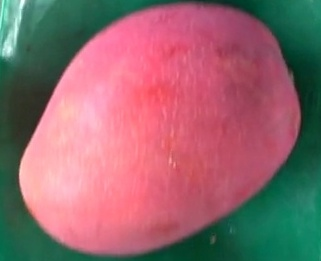
#> input picture data/test/00002.jpg, 321 x 261 px, found by its file name; its folder holds 4 pictures in this run
$ jupyter execute --allow-errors Image_blurring.ipynb
#> lines starting #> are read from the running program, lines starting #| are printed output that depends on the picture
### check path,picture

[cell 1]
import cv2
import numpy as np

img = cv2.imread("D:/blur_DEV_A/00073.jpg")

cv2.imshow("image", img)  # 顯示圖片,opencv預設讀取圖片的資料為: (高，寬，通道(B，G，R))。
cv2.waitKey(0)

## gaussian blur(kernel:17,19,21)

[cell 2]
import numpy as np
import cv2
import os
import random


# 修改路徑
directory_name="D:\OCR\id\test1"
new_directory_name='D:/gaussinblur_trainA'

# 調參區
sigma = 15              #0,1.5,3,4.5.....

a=0
b=0
c=0
count=0
#> (the rest of this cell did not finish here and is left out)

### motion blur (amplitude:30-35,4 directions,all in random)

[cell 3]
import numpy as np
import cv2
import os
import random


#change path
directory_name="D:/test"
new_directory_name='D:/test2'

count=0
c1=0
c2=0
c3=0
c4=0

# this loop is for read each image in this foder,directory_name is the foder name with images.
for filename in os.listdir(directory_name):

    count=count+1

    #change amplitude range
    k=random.randint(10,20)


    #print(filename) #just for test
    #img is used to store the image data
    img = cv2.imread(directory_name + "/" + filename)
#> img is the input picture: shape (261, 321, 3); mean B, G, R 109.2, 103.7, 147.8

    # Specify the kernel size.
    # The greater the size, the more the motion.
    kernel_size = k

    version=random.randint(1,4)  # 1:horizonal, 2:vertical, 3:diagonal_right, 4:diagonal_left

    if version==1:

        c1=c1+1

        # Create the horizontal kernel.
        kernel_h = np.zeros((kernel_size, kernel_size))
        # Fill the middle row with ones.
        kernel_h[int((kernel_size - 1)/2), :] = np.ones(kernel_size)
        # Normalize.
        kernel_h /= kernel_size
        # Apply the horizontal kernel.
        horizonal_mb = cv2.filter2D(img, -1, kernel_h)
        # Save the outputs.
        cv2.imwrite(new_directory_name + "/" + filename, horizonal_mb)

    if version==2:

        c2=c2+1

        # Create the vertical kernel.
        kernel_v = np.zeros((kernel_size, kernel_size))
        kernel_v[:, int((kernel_size - 1)/2)] = np.ones(kernel_size)
        kernel_v /= kernel_size
        vertical_mb = cv2.filter2D(img, -1, kernel_v)
        cv2.imwrite(new_directory_name + "/" + filename, vertical_mb)

    if version==3:

        c3=c3+1

        # Create the diagonal_right kernel.
        kernel_dr=np.zeros((kernel_size, kernel_size))
        i=kernel_size-1
        c=0
        while i >=0:
            kernel_dr[i,c]=1
            i=i-1
            c=c+1
        kernel_dr /= kernel_size
        diagonal_right_mb = cv2.filter2D(img, -1, kernel_dr)
        cv2.imwrite(new_directory_name + "/" + filename, diagonal_right_mb)

    if version==4:

        c4=c4+1

        # Create the diagonal_left kernel.
        kernel_dl=np.zeros((kernel_size, kernel_size))
        i=kernel_size-1
        while i >=0:
            kernel_dl[i,i]=1
            i=i-1
        kernel_dl /= kernel_size
        diagonal_left_mb = cv2.filter2D(img, -1, kernel_dl)
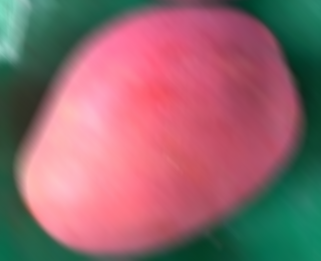
#> diagonal_left_mb: shape (261, 321, 3); mean B, G, R 109.3, 103.7, 148
#> pass 3 of the loop `for filename in os.listdir(directory_name):`:
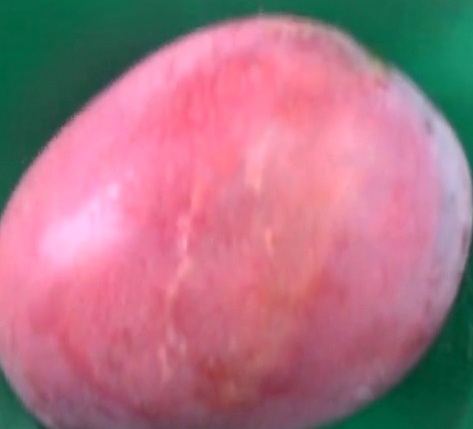
#> input picture data/test/00019.jpg, 473 x 429 px, found by its file name
#> img is the input picture: shape (429, 473, 3); mean B, G, R 132.4, 117.1, 170.9
#> `diagonal_left_mb = cv2.filter2D(img, -1, kernel_dl)`:
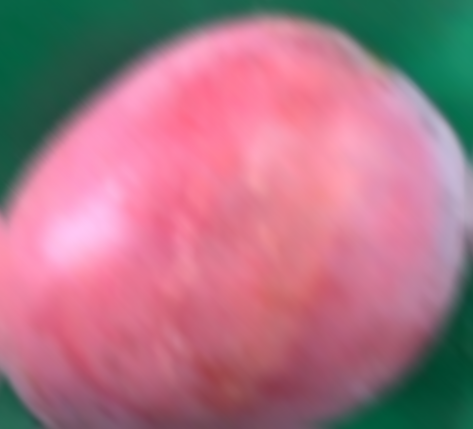
#> diagonal_left_mb: shape (429, 473, 3); mean B, G, R 132.4, 117.1, 170.9
#> the loop made 4 passes; the first 3 are shown
        cv2.imwrite(new_directory_name + "/" + filename, diagonal_left_mb)


print("finish")
print(f"total number:{count}")
print(f"horizonal:{c1}, vertical:{c2}, diagonal_right:{c3}, diagonal_left:{c4}")
